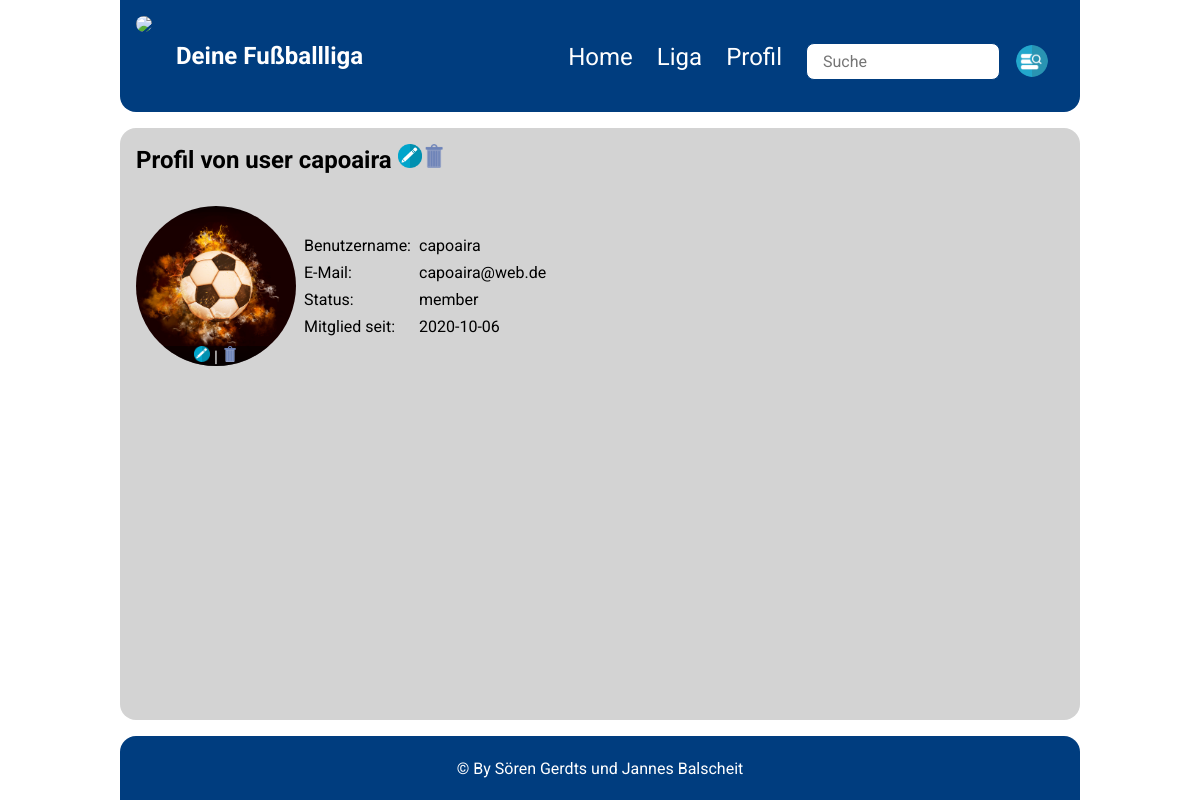
The page /profil/index.php?id=2 (signed in) on the database as committed earlier.
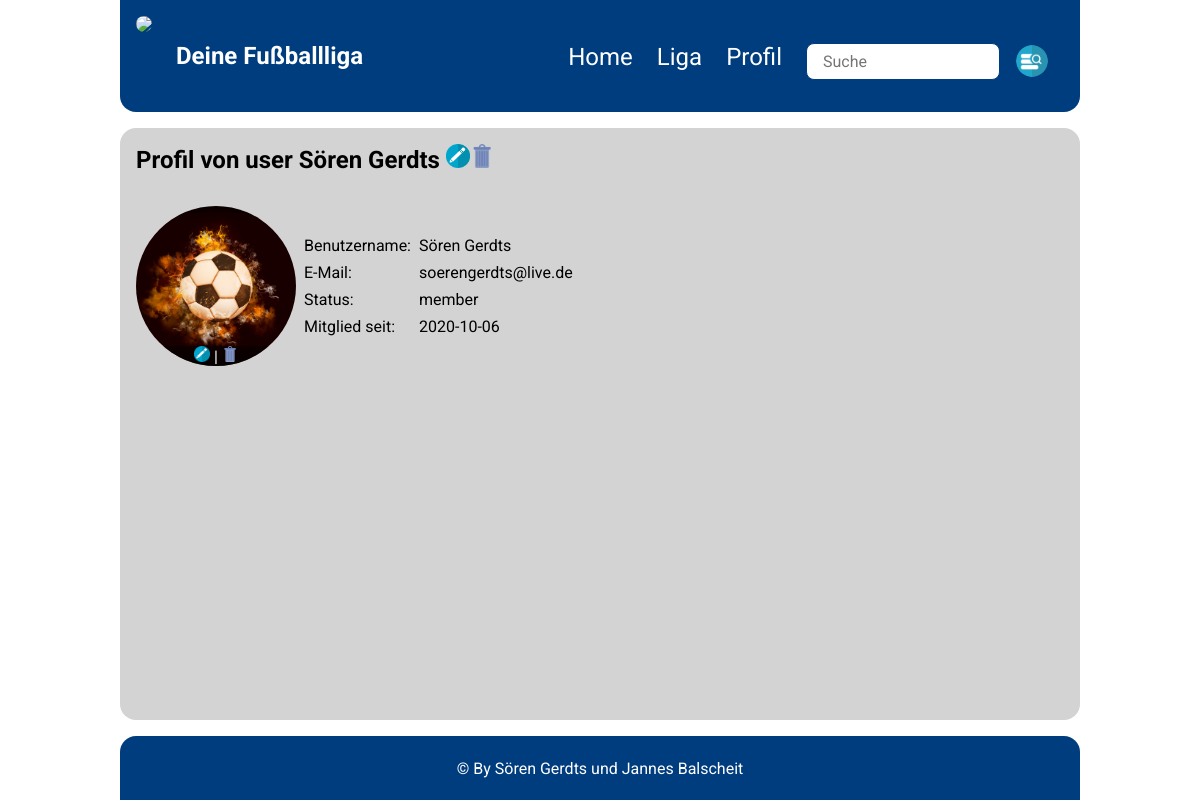
The same page on the database as committed later.
### tables this page shows
CREATE TABLE `user` (
  `userId` int(11) NOT NULL,
  `username` varchar(255) NOT NULL,
  `email` varchar(255) NOT NULL,
  `passwort` text NOT NULL,
  `profilbild` varchar(255) NOT NULL,
  `status` varchar(255) NOT NULL,
  `createdAt` date NOT NULL DEFAULT current_timestamp()
);

### profil/index.php (the view, shortened to what this page needs)
<!DOCTYPE html>
<?php
	require_once('../inc/dbconnect.php');
	$isAdmin = (isset($_SESSION['status']) && $_SESSION['status'] == 'admin');
	$darfBearbeiten = (isset($_SESSION['userId']) && isset($_GET['id']) && $_SESSION['userId'] == $_GET['id']) || !isset($_GET['id']) || $isAdmin;
?>
<html>
	<head>
		<link rel="stylesheet" href="/ligatabelle/css/style.css">
		<link rel="stylesheet" href="/ligatabelle/css/form.css">
		<link rel="stylesheet" href="/ligatabelle/css/profil.css">
	</head>
	<body>
		<?php include('../inc/header.php'); ?>
		<div id="content">
			<?php
				if (isset($_SESSION['userId'])) {
					$benutzerId = $_GET['id']??0;
					$abfrage = mysqli_query($db, "SELECT userId, username, email, profilbild, status, createdAt FROM user WHERE userId = '$benutzerId'");
					if ($abfrage->num_rows > 0 && $row = mysqli_fetch_object($abfrage)) {
						$profilId = $row->userId;
						$benutzername = $row->username;
						$profilbild = $row->profilbild;
						$email = $row->email;
						$status = $row->status;
						$createdAt = $row->createdAt;
					}
			?>
			<h1>Profil von user <?=$benutzername;?>
			<?php
				if ($darfBearbeiten) {
					echo '<a href="bearbeiten.php?id='.$profilId.'" title="Bearbeite dein Profil"><img src="../img/bearbeiten.png" class="img_btn"></a>';
					if ($isAdmin) {
						echo '<a href="php/loeschen.php?user='.$profilId.'" title="Lösche das Profil"><img src="../img/loeschen.png" class="img_btn"></a>';
					}
				}
			?>
			</h1>
			<figure>
				<img id="pb" src="../img/profile/<?=$profilbild;?>" alt="Profilbild" title="<?=$benutzername;?>">
				<?php
					if ($darfBearbeiten) {
				?>
					<figcaption>
						<form action="php/bild-bearbeiten.php" method="POST" enctype="multipart/form-data" style="display: unset">
							<label title="Bearbeite dein Profilbild">
								<img src="../img/bearbeiten.png" class="img_btn">
							</label>
						</form>|
						<a href="php/bild-loeschen.php" class="img_btn" title="Lösche dein Profilbild">
							<img src="../img/loeschen.png" class="img_btn">
						</a>
					</figcaption>
			<?php
				}
			?>
			</figure>
			<div id="ausgabe">
				<span>Benutzername:</span><span><?=$benutzername?></span>
				<span>E-Mail:</span><span><?=$email?></span>
				<span>Status:</span><span><?=$status?></span>
				<span>Mitglied seit:</span><span><?=$createdAt?></span>
			</div>
			<?php
				} else {
					echo '<p><p><a href="login.php">Melde dich an</a>, um dein Profil zu sehen</p>';
				}
			?>
		</div>
		<?php include_once('../inc/footer.php') ?>
	</body>
</html>

### inc/header.php (shortened to what this page needs)
<header>
    <div>
        <a href="/ligatabelle/index.php">
            <img src="/ligatabelle/img/logo.png">
        </a>
        <h1>Deine Fußballliga</h1>
    </div>
    <nav>
        <ul>
            <li><a href="/ligatabelle/index.php">Home</a></li>
            <li class="dropdown"><a>Liga</a>
            </li>
            <li class="dropdown"><a>Profil</a>
            </li>
            <li class="suche">
                <form id="suche" action="/ligatabelle/suche.php" method="GET">
                    <input type="text" name="suche" placeholder="Suche">
                    <button class="img_btn"><img src="/ligatabelle/img/suche.png" class="img_btn"></button>
                </form>
            </li>
        </ul>
    </nav>
</header>

### inc/footer.php
<footer>
    <p>&copy; By Sören Gerdts und Jannes Balscheit</p>
</footer>

### css/style.css (style rules this page uses)
* { padding: 0; margin: 0; font-family: roboto; font-size: 1em; }
body { width: 80%; max-width: 90em; display: grid; grid: "head head" "main side" "foot foot" / 5fr 3fr; gap: 1em; margin: 0 auto; }
header, #content, aside, footer { padding: 1em; }
header { grid-area: head; display: flex; justify-content: space-between; background-color: rgb(0, 61, 127); border-radius: 0 0 1em 1em; }
header a { text-decoration: none; height: 5em; }
header div { display: flex; }
header img { width: 5em; border-radius: 1em; }
header h1 { margin: auto; margin-left: 1em; color: #fff; }
nav { display: flex; align-items: center; justify-content: flex-end; margin-right: 1.5em }
nav a { color: #fff; text-decoration: none; height: 1.5em; font-size: 1.5em; cursor: pointer; }
nav li { margin-left: 1.5em; transition: all .2s ease; }
nav ul { display: flex; justify-content: space-around; list-style-type: none; height: calc(1.5em + 3px); }
#suche { display: inline-flex !important; white-space: nowrap !important; }
#suche input { width: 7em !important; }
#suche button { padding-left: .5em !important; }
#suche button, #suche img { width: 2em !important; height: 2em !important; }
#content { grid-area: main; min-height: calc(100vh - 6em - 3em - 4em - 2em); width: calc(100% - 2em); background: rgb(211, 211 ,211); border-radius: 1em; }
h1,.h1 { font-size: 1.5em; font-weight: bold; margin-bottom: 1em; }
.img_btn { height: 1em; width: 1em; align-self: center; border: none; background: none; cursor: pointer; }
button img, .btn img { margin-right: .5em; }
label { white-space: nowrap; align-self: center; }
input, textarea, select { padding: .5em 1em; border-radius: .5em; border: 1px solid rgb(0, 61, 127); }
input, select { width: min-content; min-width: 10em; }
footer { grid-area: foot; display: flex; height: 2em; background-color: rgb(0, 61, 127); border-radius: 1em 1em 0 0; color: #fff; }
footer p { align-self: center; }

### css/form.css (style rules this page uses)
body { grid: "head" "main" "foot" / 1fr; }
#content { display: flex; flex-direction: column; }
form { display: grid; grid-template-columns: min-content min-content; gap: .5em; }
form, p { margin: 0 auto; }

### css/profil.css (style rules this page uses)
#content { display: grid; grid: "h1 h1" "pb ausgabe" / min-content auto; gap: .5em; align-content: start; }
#content h1 { margin-bottom: 1em; }
h1 { grid-area: h1; }
figure { grid-area: pb; position: relative; display: inline-block; width: 10em; height: 10em; border-radius: 100%; overflow: hidden; }
figcaption { position: absolute; display: inline-block; bottom: 0; text-align: center; width: 100%; color: #fff; background: rgba(0, 0, 0, .5); }
img#pb { height: 100%; margin-right: .5em; border-radius: 1em; }
#ausgabe { display: grid; grid-template-columns: min-content min-content; grid-template-rows: min-content; grid-area: ausgabe; gap: .5em; align-content: center; }

Rows that differ between the two databases and show on the page:
changed user "member": username "capoaira" → "Sören Gerdts"; email "capoaira@web.de" → "soerengerdts@live.de"
